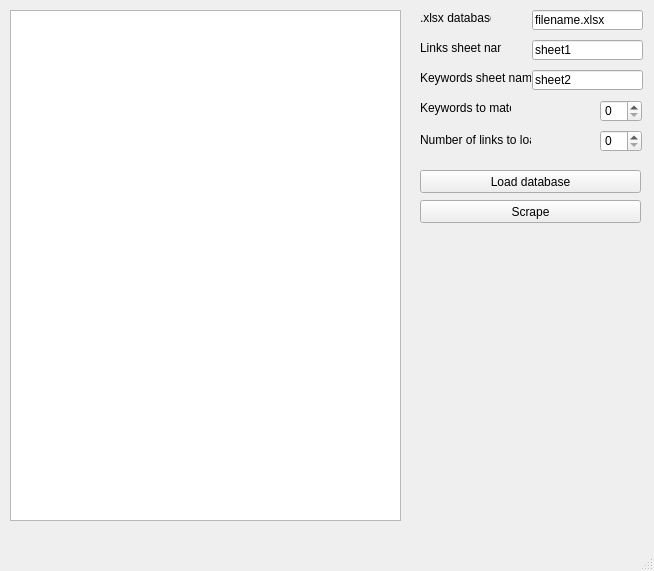
<?xml version="1.0" encoding="UTF-8"?>
<ui version="4.0">
 <class>MainWindow</class>
 <widget class="QMainWindow" name="MainWindow">
  <property name="geometry">
   <rect>
    <x>0</x>
    <y>0</y>
    <width>654</width>
    <height>571</height>
   </rect>
  </property>
  <property name="windowTitle">
   <string>MainWindow</string>
  </property>
  <widget class="QWidget" name="centralwidget">
   <widget class="QPushButton" name="pushButton">
    <property name="geometry">
     <rect>
      <x>420</x>
      <y>170</y>
      <width>221</width>
      <height>23</height>
     </rect>
    </property>
    <property name="text">
     <string>Load database</string>
    </property>
   </widget>
   <widget class="QSpinBox" name="spinBox">
    <property name="geometry">
     <rect>
      <x>600</x>
      <y>130</y>
      <width>42</width>
      <height>22</height>
     </rect>
    </property>
   </widget>
   <widget class="QLabel" name="label">
    <property name="geometry">
     <rect>
      <x>420</x>
      <y>130</y>
      <width>111</width>
      <height>20</height>
     </rect>
    </property>
    <property name="text">
     <string>Number of links to load</string>
    </property>
   </widget>
   <widget class="QSpinBox" name="spinBox_2">
    <property name="geometry">
     <rect>
      <x>600</x>
      <y>100</y>
      <width>42</width>
      <height>22</height>
     </rect>
    </property>
   </widget>
   <widget class="QLabel" name="label_2">
    <property name="geometry">
     <rect>
      <x>420</x>
      <y>100</y>
      <width>91</width>
      <height>16</height>
     </rect>
    </property>
    <property name="text">
     <string>Keywords to match</string>
    </property>
    <property name="textFormat">
     <enum>Qt::PlainText</enum>
    </property>
   </widget>
   <widget class="QPushButton" name="pushButton_2">
    <property name="geometry">
     <rect>
      <x>420</x>
      <y>200</y>
      <width>221</width>
      <height>23</height>
     </rect>
    </property>
    <property name="text">
     <string>Scrape</string>
    </property>
   </widget>
   <widget class="QTextBrowser" name="textBrowser">
    <property name="geometry">
     <rect>
      <x>10</x>
      <y>10</y>
      <width>391</width>
      <height>511</height>
     </rect>
    </property>
   </widget>
   <widget class="QLineEdit" name="lineEdit">
    <property name="geometry">
     <rect>
      <x>532</x>
      <y>10</y>
      <width>111</width>
      <height>20</height>
     </rect>
    </property>
    <property name="text">
     <string>filename.xlsx</string>
    </property>
   </widget>
   <widget class="QLabel" name="label_3">
    <property name="geometry">
     <rect>
      <x>420</x>
      <y>10</y>
      <width>71</width>
      <height>16</height>
     </rect>
    </property>
    <property name="text">
     <string>.xlsx database</string>
    </property>
   </widget>
   <widget class="QLineEdit" name="lineEdit_2">
    <property name="geometry">
     <rect>
      <x>532</x>
      <y>40</y>
      <width>111</width>
      <height>20</height>
     </rect>
    </property>
    <property name="text">
     <string>sheet1</string>
    </property>
   </widget>
   <widget class="QLineEdit" name="lineEdit_3">
    <property name="geometry">
     <rect>
      <x>532</x>
      <y>70</y>
      <width>111</width>
      <height>20</height>
     </rect>
    </property>
    <property name="text">
     <string>sheet2</string>
    </property>
   </widget>
   <widget class="QLabel" name="label_4">
    <property name="geometry">
     <rect>
      <x>420</x>
      <y>40</y>
      <width>81</width>
      <height>16</height>
     </rect>
    </property>
    <property name="text">
     <string>Links sheet name</string>
    </property>
   </widget>
   <widget class="QLabel" name="label_5">
    <property name="geometry">
     <rect>
      <x>420</x>
      <y>70</y>
      <width>111</width>
      <height>16</height>
     </rect>
    </property>
    <property name="text">
     <string>Keywords sheet name</string>
    </property>
   </widget>
  </widget>
  <widget class="QMenuBar" name="menubar">
   <property name="geometry">
    <rect>
     <x>0</x>
     <y>0</y>
     <width>654</width>
     <height>21</height>
    </rect>
   </property>
  </widget>
  <widget class="QStatusBar" name="statusbar"/>
 </widget>
 <resources/>
 <connections/>
</ui>
